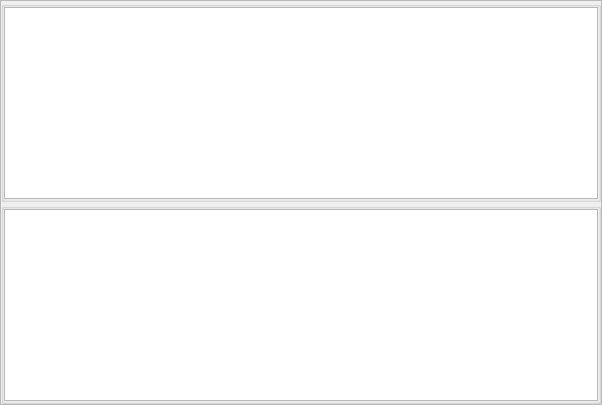
     <widget class="QFrame" name="framePicture">
      <property name="frameShape">
       <enum>QFrame::StyledPanel</enum>
      </property>
      <property name="frameShadow">
       <enum>QFrame::Raised</enum>
      </property>
      <layout class="QGridLayout" name="gridLayout_5">
       <property name="leftMargin">
        <number>0</number>
       </property>
       <property name="topMargin">
        <number>0</number>
       </property>
       <property name="rightMargin">
        <number>0</number>
       </property>
       <property name="bottomMargin">
        <number>0</number>
       </property>
       <property name="spacing">
        <number>0</number>
       </property>
       <item row="0" column="0">
        <layout class="QVBoxLayout" name="verticalLayoutLeft" stretch="1,1">
         <property name="spacing">
          <number>1</number>
         </property>
         <item>
          <widget class="QGroupBox" name="groupBoxPose">
           <property name="minimumSize">
            <size>
             <width>600</width>
             <height>0</height>
            </size>
           </property>
           <property name="title">
            <string/>
           </property>
           <layout class="QVBoxLayout" name="verticalLayout_8">
            <property name="spacing">
             <number>0</number>
            </property>
            <property name="leftMargin">
             <number>0</number>
            </property>
            <property name="topMargin">
             <number>0</number>
            </property>
            <property name="rightMargin">
             <number>0</number>
            </property>
            <property name="bottomMargin">
             <number>0</number>
            </property>
            <item>
             <widget class="GraphicsView" name="graphicsView"/>
            </item>
           </layout>
          </widget>
         </item>
         <item>
          <widget class="QGroupBox" name="groupBoxPulse">
           <property name="minimumSize">
            <size>
             <width>600</width>
             <height>0</height>
            </size>
           </property>
           <property name="title">
            <string/>
           </property>
           <layout class="QVBoxLayout" name="verticalLayout_9">
            <property name="spacing">
             <number>0</number>
            </property>
            <property name="leftMargin">
             <number>0</number>
            </property>
            <property name="topMargin">
             <number>0</number>
            </property>
            <property name="rightMargin">
             <number>0</number>
            </property>
            <property name="bottomMargin">
             <number>0</number>
            </property>
            <item>
             <widget class="QGraphicsView" name="graphicsViewPulse"/>
            </item>
           </layout>
          </widget>
         </item>
        </layout>
       </item>
      </layout>
     </widget>
